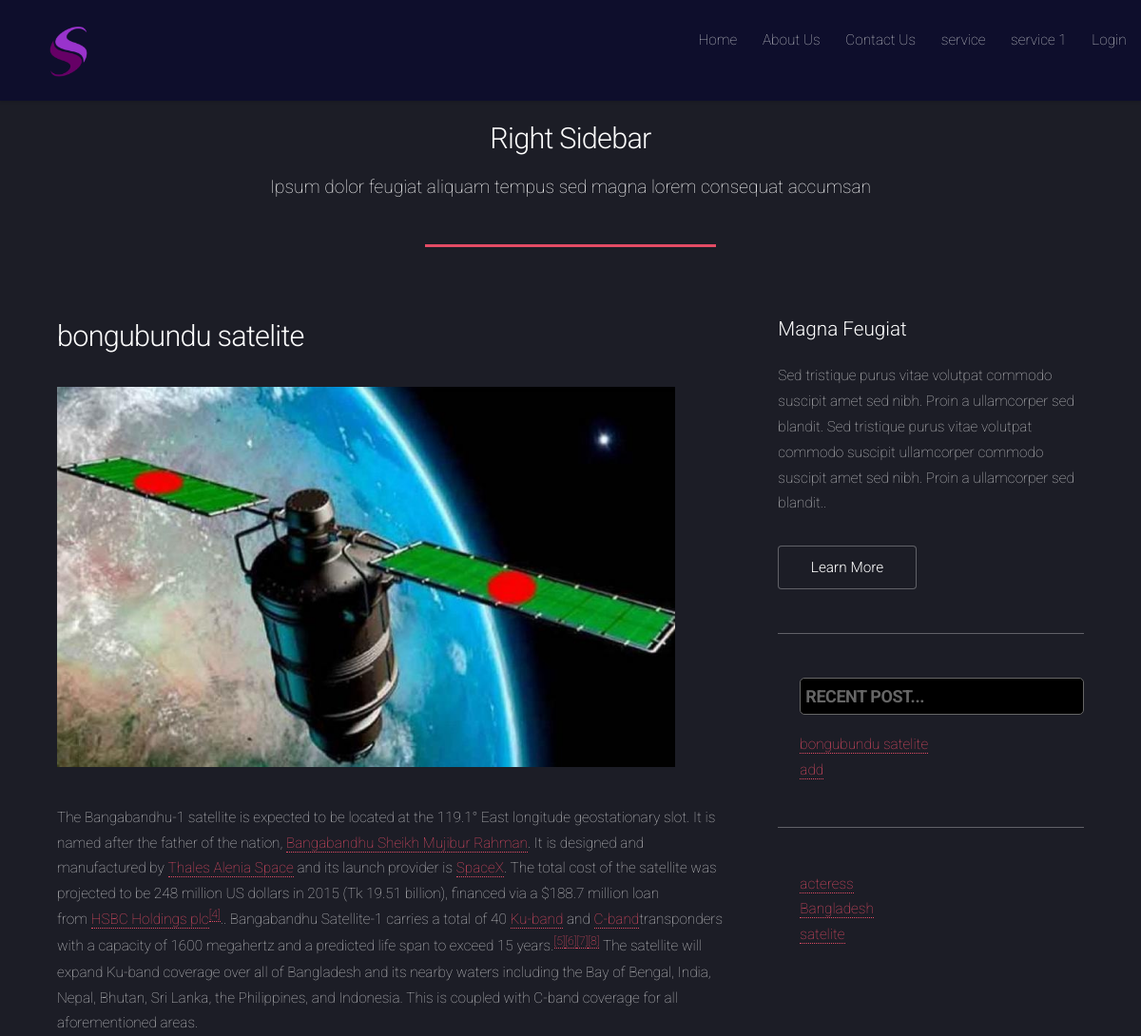
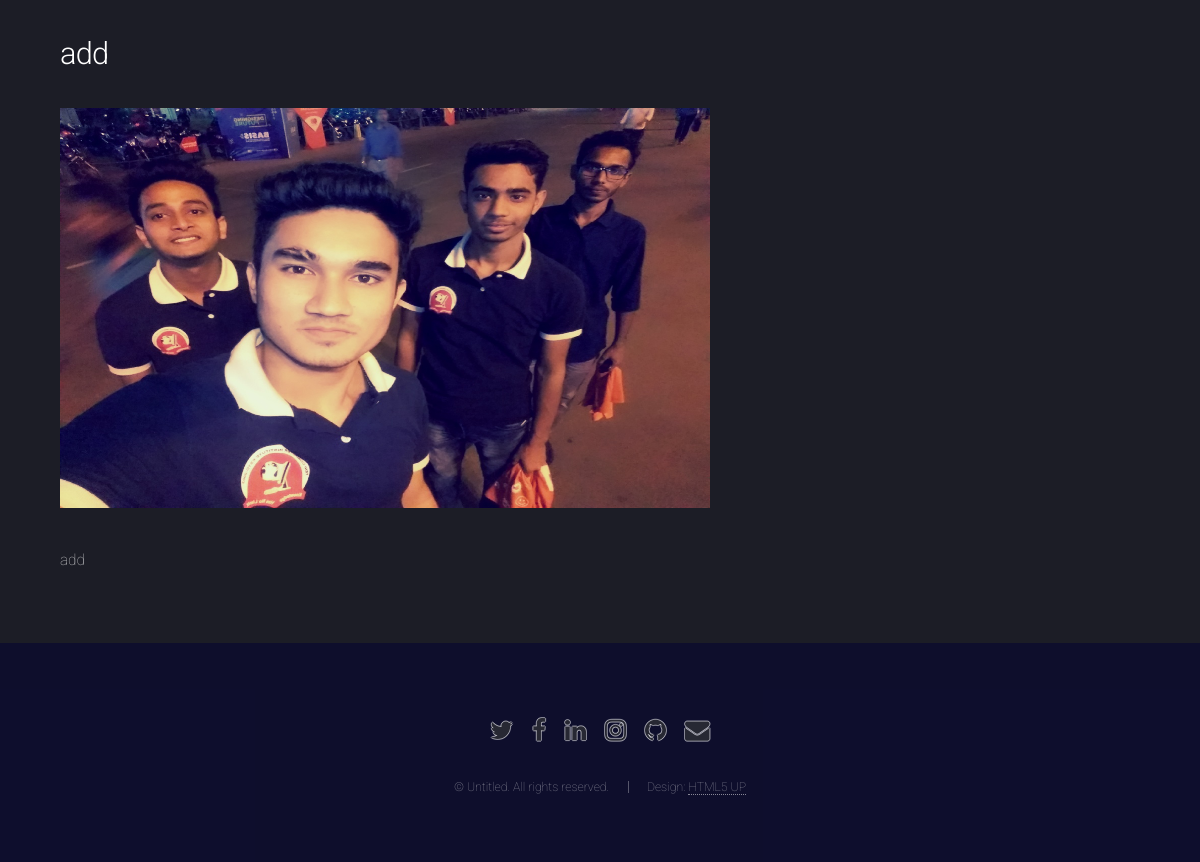
The page / on the database its author committed (2 pictures, top to bottom).
### tables this page shows
CREATE TABLE `logo` (
  `logo_id` int(11) NOT NULL,
  `image` varchar(250) NOT NULL
);

CREATE TABLE `menus` (
  `menu_id` int(11) NOT NULL,
  `name` varchar(40) NOT NULL,
  `content` text NOT NULL,
  `status` tinyint(4) NOT NULL
);

CREATE TABLE `articles` (
  `art_id` int(11) NOT NULL,
  `cat_id` int(11) NOT NULL,
  `title` varchar(200) NOT NULL,
  `image` varchar(250) NOT NULL,
  `content` text NOT NULL,
  `status` tinyint(4) NOT NULL
);

CREATE TABLE `categories` (
  `cat_id` int(11) NOT NULL,
  `name` varchar(200) NOT NULL,
  `cat_status` tinyint(4) NOT NULL
);

### database.php (called while the page is built, shortened)
<?php
class Db{
	private $conn;
	public function __construct($host,$user,$pass,$db){
        $this->conn=new mysqli($host,$user,$pass,$db);
	}
  public function getall($table,$cols){
      $sql="SELECT $cols FROM $table";
      $result=$this->conn->query($sql);
      if ($result->num_rows > 0) {
         return $result->fetch_all(MYSQLI_ASSOC);
      }
      else{
        return false;
      }
  }
    public function getallwithcondition($table,$cols,$condition){
      $sql="SELECT $cols FROM $table WHERE $condition";
      $result=$this->conn->query($sql);
      if ($result->num_rows > 0) {
         return $result->fetch_all(MYSQLI_ASSOC);
      }
      else{
        return false;
      }
  }
   public function select_orderBy_desc($table,$cols,$condition){
      $sql="SELECT $cols FROM $table ORDER BY $condition DESC";
      $result=$this->conn->query($sql);
      if($result->num_rows > 0) {
         return $result->fetch_all(MYSQLI_ASSOC);
      }
      else{
        return false;
      }
  }
    public function select_orderBy_desc_limit($table,$cols,$condition){
      $sql="SELECT $cols FROM $table ORDER BY $condition DESC LIMIT 1";
      $result=$this->conn->query($sql);
      if($result->num_rows > 0) {
         return $result->fetch_all(MYSQLI_ASSOC);
      }
      else{
        return false;
      }
  }
}
$connect=new Db("localhost","root","","cms");
?>

### content.php (the view, shortened to what this page needs)
<section id="content">
  <?php
  if (isset($_REQUEST['menu_id'])){
  $menu_id=$_REQUEST['menu_id'];
  $menu_show=$connect->getByid("menus","*","menu_id='$menu_id'");
  if (is_array($menu_show)){
  extract($menu_show);
  echo "<h2>".$name."</h2>";
  echo "<p>".$content."<p>";
    }
    else{
    echo "no data..";
    }
          }
          else{
            $articles_desc=$connect->select_orderBy_desc("articles","*","art_id");
          if (is_array($articles_desc)){
          foreach ($articles_desc as $desc){
          extract($desc);
          echo "<h2>".$title."</h2>";
          echo '<img height="400" width="650" src="admin/'.$image.'">';
          echo "<p>".$content."<p>";
            }
            }
            else{
            echo "Data empty";
            }
            }
            ?>
          </section>

### index.php (shortened to what this page needs)
<?php include("database.php");?>
<!DOCTYPE HTML>
<html>
	<head>
		<link rel="stylesheet" href="../css/manage.css">
		<link rel="stylesheet" href="css/sidebar.css"/>
		<link rel="stylesheet" href="css/main.css"/>
	</head>
	<body>
		<div id="page-wrapper">
			<?php
			include("header.php");
			?>
			<div id="main" class="wrapper style1">
				<div class="container">
					<header class="major">
						<h2>Right Sidebar</h2>
						<p>Ipsum dolor feugiat aliquam tempus sed magna lorem consequat accumsan</p>
					</header>
					<div class="row 150%">
						<div class="8u 12u$(medium)">
							<?php
							include("content.php");
							?>
						</div>
						<div class="4u$ 12u$(medium)">
							<?php
							include("Sidebar.php");
							?>
						</div>
					</div>
				</div>
			</div>
			<?php
			include("footer.php");
			?>
		</div>
	</body>
</html>

### header.php
<header id="header">
	<h1 id="logo">
		<a href="index.php">
	   <?php
        $logo=$connect->select_orderBy_desc_limit("logo","*","logo_id");
        if (is_array($logo)){
        foreach ($logo as $logovalue){
        extract($logovalue);
         echo '<img style=\'margin-top: 15px;margin-left: 15px;max-width: 80px;height: 80px;\' height="80" width="80" src="admin/'.$image.'">';
            }
        }
        else{
        	echo "Logo!";
        }
          ?>
		</a>
	</h1>
	<nav id="nav">
		<ul>
			<li><a href="index.php">Home</a></li>
			<?php
			   $menus=$connect->getallwithcondition("menus","*","status='1'");
			   foreach ($menus as $menu) {
			   	 extract($menu);
			?>
			   <li>
			   	<a href="index.php?menu_id=<?=$menu_id;?>"><?=$name; ?></a>
			   </li>
			<?php
			  }
			?>
			<li><a href="./admin/login.php">Login</a></li>
		</ul>
	</nav>
</header>

### sidebar.php
<section id="sidebar">
	<section>
		<h3>Magna Feugiat</h3>
		<p>Sed tristique purus vitae volutpat commodo suscipit amet sed nibh. Proin a ullamcorper sed blandit. Sed tristique purus vitae volutpat commodo suscipit ullamcorper commodo suscipit amet sed nibh. Proin a ullamcorper sed blandit..</p>
		<footer>
			<ul class="actions">
				<li><a href="#" class="button">Learn More</a></li>
			</ul>
		</footer>
	</section>
	<hr />
		<section>
		<ul>
		<li class="r_post"><h2 >Recent Post...</h2></li>
		 <?php
			$articles=$connect->select_orderBy_desc("articles","*","art_id");
			if (is_array($articles)){
	        foreach ($articles as $article) {
	         extract($article);
	      ?>
	      <li class="title">
	      	<a href="index.php?art_id=<?=$art_id;?>"><?php echo $title; ?></a>
	      </li>
	    <?php
	        }
	    }
	    else{
	    	echo "Post Empty..";
	    }
		?>
		</ul>
	</section>
	<hr />
	<section>
		<ul>
		 <?php
			$categories=$connect->getall("categories","*");
			if (is_array($categories)){
	        foreach ($categories as $category) {
	         extract($category);
	      ?>
	      <li class="title">
	      	<a href="index.php?cat_id=<?=$cat_id;?>"><?php echo $name; ?></a>
	      </li>
	    <?php
	        }
	    }
	    else{
	    	echo "category Empty....";
	    }
		?>
		</ul>
	</section>
</section>

### footer.php
<footer id="footer">
	<ul class="icons">
		<li><a href="https://twitter.com" target="_blank" class="icon alt fa-twitter"><span class="label">Twitter</span></a></li>
		<li><a href="https://www.facebook.com" target="_blank" class="icon alt fa-facebook"><span class="label">Facebook</span></a></li>
		<li><a href="https://www.linkedin.com" target="-_blank" class="icon alt fa-linkedin"><span class="label">LinkedIn</span></a></li>
		<li><a href="https://www.instagram.com" target="_blank" class="icon alt fa-instagram"><span class="label">Instagram</span></a></li>
		<li><a href="https://www.github.com" target="_blank" class="icon alt fa-github"><span class="label">GitHub</span></a></li>
		<li><a href="https://www.gmail.com" target="_blank" class="icon alt fa-envelope"><span class="label">Email</span></a></li>
	</ul>
	<ul class="copyright">
		<li>&copy; Untitled. All rights reserved.</li><li>Design: <a href="http://html5up.net">HTML5 UP</a></li>
	</ul>
</footer>

### css/sidebar.css (style rules this page uses)
.r_post { list-style-type: none; }
.r_post h2 { color: #666; background: #000; font-weight: bold; border:1px solid #666; text-transform: uppercase; padding: 5px; font-size: 18px; border-radius: 5px; }
.title { list-style-type: none; }

### rows shown on the page
logo: image (picture)
menus: name "About Us"
menus: name "Contact Us"
menus: name "service"
menus: name "service 1"
articles: title "bongubundu satelite", image (picture), content "The Bangabandhu-1 satellite is expected to be located at the 119.1° East longitude geostationary slot. It is named after the father of the nation, Bangabandhu Sheikh Mujibur Rahman . It is designed and manufactured by Thales Alenia Space and its launch provider is SpaceX . The total cost of the satellite was projected to be 248 million US dollars in 2015 (Tk 19.51 billion), financed via a $188.7 million loan from HSBC Holdings plc [4] .. Bangabandhu Satellite-1 carries a total of 40 Ku-band and C-band transponders with a capacity of 1600 megahertz and a predicted life span to exceed 15 years. [5] [6] [7] [8] The satellite will expand Ku-band coverage over all of Bangladesh and its nearby…"
articles: title "add", image (picture), content "add"
categories: name "acteress"
categories: name "Bangladesh"
categories: name "satelite"
